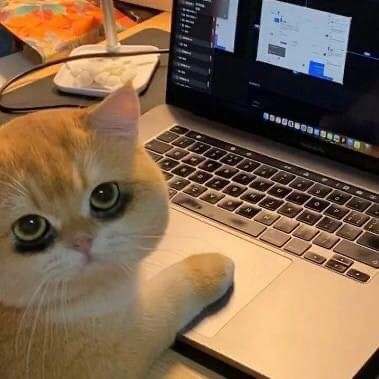
#> input picture OpenCV_labs/sleepy_cat.jpg, 379 x 379 px, given in place of the camera
$ python Lab_2.py
#> lines starting #> are read from the running program, lines starting #| are printed output that depends on the picture; after the words box and inside, x2 and y2 are one past the last pixel; in counts of white or black regions, pixels touching at a corner belong together
import cv2
import numpy as np

#Захват кадра с камеры
cap = cv2.VideoCapture(0)

while True:
    ret_frame, frame = cap.read()
#> frame is the input picture: shape (379, 379, 3); mean B, G, R 78.2, 102.2, 128.7
    if not ret_frame:
        break

    #Задание 1. Преобразование в HSV
    hsv_img = cv2.cvtColor(frame, cv2.COLOR_BGR2HSV)
#> hsv_img: shape (379, 379, 3); mean H, S, V 35.6, 117.5, 132.4

    #Задание 2. Задаем цвет (красный) для HSV
    left_red = np.array([0, 70, 50])
    right_red = np.array([10, 255, 255])

    #Создание и применение маски для указанного цвета
    mask = cv2.inRange(hsv_img, left_red, right_red)
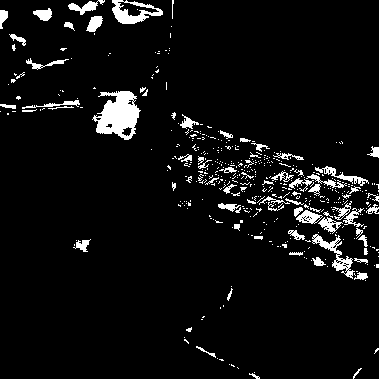
#> mask: shape (379, 379); 5.8% white; 460 white regions (388 under 20 px), largest, box (x1, y1, x2, y2) and area: (92, 91, 141, 140) 1429, (112, 0, 163, 24) 569, (312, 234, 355, 279) 481
    result = cv2.bitwise_and(frame, frame, mask=mask)
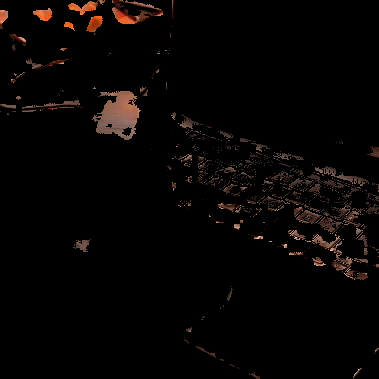
#> result: shape (379, 379, 3); mean B, G, R 3.2, 4.1, 6.5

    #Задание 3. Морфологические преобразования
    kernel = np.ones((5, 5), np.uint8)
    opening = cv2.morphologyEx(mask, cv2.MORPH_OPEN, kernel, iterations=2)
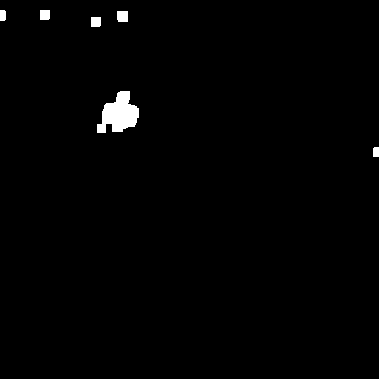
#> opening: shape (379, 379); 1.1% white; 6 white regions, box (x1, y1, x2, y2) and area: (97, 91, 139, 133) 1091, (117, 11, 128, 22) 119, (40, 10, 50, 20) 99, (91, 17, 101, 27) 99, (0, 10, 6, 21) 64, (373, 147, 379, 157) 59
    closing = cv2.morphologyEx(opening, cv2.MORPH_CLOSE, kernel, iterations=2)

    #Задание 4, задание 5. Вычисление моментов и поиск контуров
    # Создание копии исходного кадра
    drawFrame = frame.copy()
    moment = cv2.moments(opening)
#> moment = moments, m00 390405, centre m10/m00, m01/m00 = (117.7, 91.05)
    area = moment['m00']
#> area = 390405

    if (moment["m00"] != 0):
        x_val = int(moment['m10'] / moment['m00'])
#> x_val = 117
        y_val = int(moment['m01'] / moment['m00'])
#> y_val = 91
        weight = int(np.sqrt(moment['m00']))
#> weight = 624
        high = int(moment['m00']//weight)
#> high = 625
        cv2.rectangle(drawFrame, (x_val - weight//20, y_val - high//20), (x_val + weight//20, y_val + high//20), (0, 0, 255), 4)
        cv2.putText(drawFrame, f'Area: {area}', (x_val, y_val-10), cv2.FONT_HERSHEY_COMPLEX, 0.9, (0, 0, 0), 2)
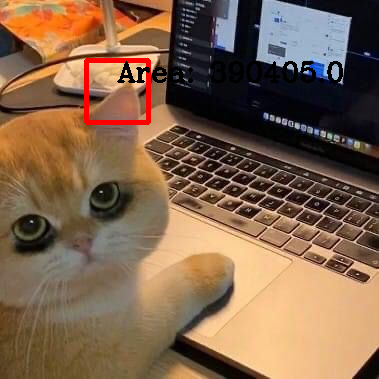
#> drawFrame: shape (379, 379, 3); mean B, G, R 76.3, 100, 128.3

    #Вывод результатов (оригинал, перевод в HSV, маска, результат маски, открытие и закрытие (морфологическое преобразование))
    cv2.imshow('Original img', frame)
    cv2.imshow('HSV img', hsv_img)
    cv2.imshow('Mask img', mask)
    cv2.imshow('Result img', result)
    cv2.imshow('Opening img', opening)
    cv2.imshow('Closing img', closing)
    cv2.imshow('Final img', drawFrame)

    #Ожидание закрытия (если нажата клавиша esc, программа завершает выполнение)
    key = cv2.waitKey(1) & 0xFF
#> (key Esc is pressed here)
    if key == 27:
        break

cap.release()
cv2.destroyAllWindows()
